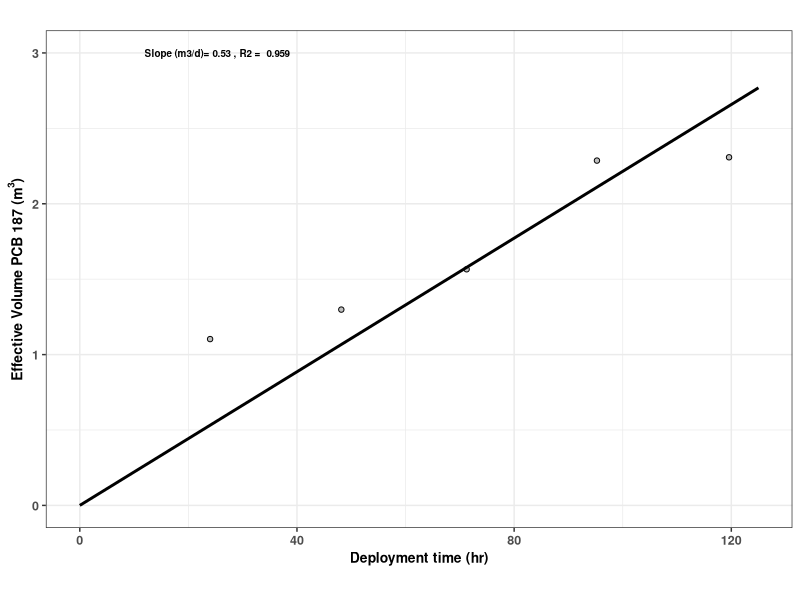
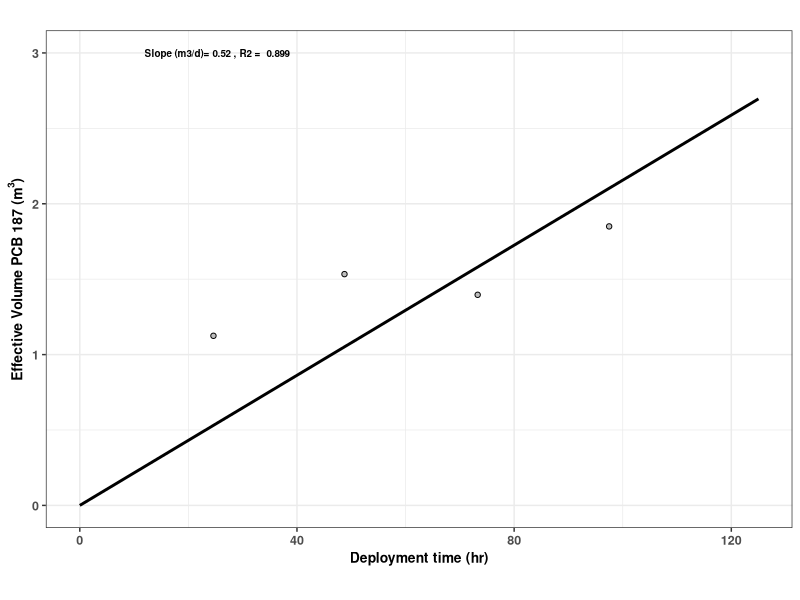
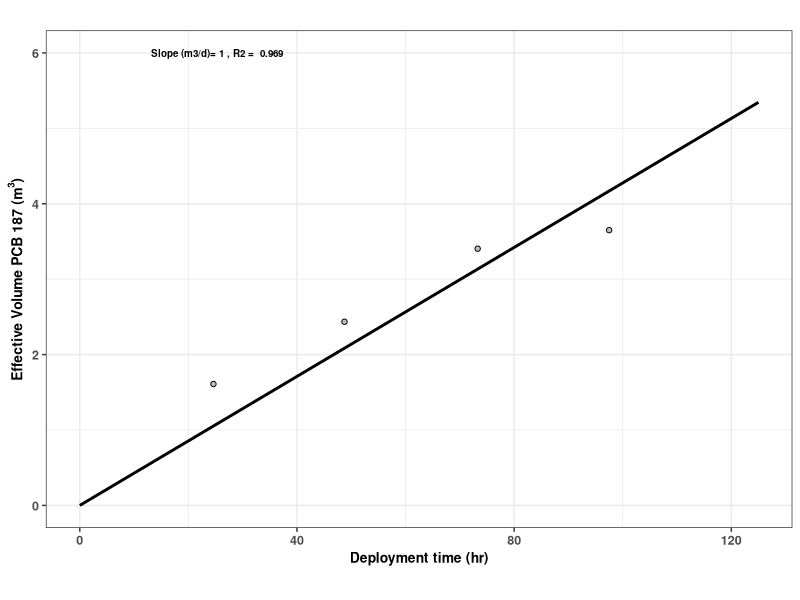

The R script that drew these images, in order:
## Code to individual PCB calculate sampling rates
# for silicone wristbands. Sampling rates were calculated with
# (i) static (2 times) and (ii) rotating set up.

# Install packages
install.packages("readxl") #say no!
install.packages("gridExtra")
install.packages("ggplot2")

# Load libraries
{
  library(readxl)
  library(ggplot2)
  library(gridExtra)
}

# Sampling rates calculations under static conditions ---------------------

# Read data.xlsx
PUF <- data.frame(read_excel("DataStatic.xlsx", sheet = "PUFv2",
                               col_names = TRUE, col_types = NULL))

WB <- data.frame(read_excel("DataStatic.xlsx", sheet = "WDv2",
                                col_names = TRUE, col_types = NULL))

# Remove metadata
WB.1 <- subset(WB, select = -c(sample:time))

# Perform linear regression of WD accumulate mass vs time to check linearity
# create matrix
WBMatrix <- matrix(nrow = length(WB.1), ncol = 3)

for(i in 1:length(WB.1)) {
  fit <- lm(WB.1[,i] ~ WB$time)
  WBMatrix[i,1] <- format(signif(summary(fit)$coef[2,"Estimate"], digits = 2))
  WBMatrix[i,2] <- format(signif(summary(fit)$adj.r.squared, digits = 4))
  WBMatrix[i,3] <- format(signif(summary(fit)$coef[2,"Pr(>|t|)"], digits = 3))
}

colnames(WBMatrix) <-c("slope", "R2", "p-value")
congener <- names(head(WB.1)[0,])
WBMatrix <- cbind(congener, WBMatrix)

# Export
write.csv(WBMatrix, file = "WDLinearity.csv")

# Calculate sampling rate
# Remove sample name of PUFs
PUF.1 <- subset(PUF, select = -c(sample))
# Average individual PCBs from PUF
PUF.mean <- t(colMeans(PUF.1))
# Convert time into days
time <- WB$time/24

# (dMWD/Cair) = Rsdt
# Force intercept 0
# Conditions: Mean of PUF >0, but also all the measurements >0,
# Measurements from WB >3
# Create matrix for sampling rate (SR)
SR <- matrix(nrow = length(WB.1), ncol = 3)

for(i in 1:length(WB.1)) {
  if ((PUF.mean[i] > 0) && (sum(WB.1[i] > 0,
                                na.rm = TRUE) > 3) && (sum(PUF.1[i] > 0,
                                                           na.rm = TRUE) == 4)) {
    fit <- lm(WB.1[,i]/PUF.mean[i] ~ 0 + time)
    SR[i,1] <- format(signif(summary(fit)$coef[1,"Estimate"], digits = 3))
    SR[i,2] <- format(signif(summary(fit)$adj.r.squared, digits = 3))
    SR[i,3] <- format(signif(summary(fit)$coef[1,"Pr(>|t|)"], digits = 3))
  } else {
    SR[i,1] <- 0
    SR[i,2] <- 0
    SR[i,3] <- 0
  }
}

colnames(SR) <-c("Sampling Rate (m3/d)", "R2", "p-value")
congener <- names(head(WB.1)[0,])
SR <- cbind(congener, SR)

#export
write.csv(SR, file = "WDSamplingRate.csv")

# Plots
# Change number congener in [] 

fit1 <- lm(WB.1[, 152]/PUF.mean[152] ~ 0 + time)
ggplot(WB, aes(x = time, y = WB.1[, 152]/PUF.mean[152])) +
  theme_bw() +
  theme(aspect.ratio = 10/15) +
  xlab(expression(bold("Deployment time (hr)"))) +
  ylab(expression(bold("Effective Volume PCB 187 (m"^"3"*")"))) +
  theme(axis.text.y = element_text(face = "bold", size = 9),
        axis.title.y = element_text(face = "bold", size = 10)) +
  theme(axis.text.x = element_text(face = "bold", size = 9),
        axis.title.x = element_text(face = "bold", size = 10)) +
  geom_point(color = "black", shape = 21, fill = "grey", size = 1.5) +
  stat_smooth(method = "lm", col = "black", se = FALSE,
              formula = y ~ 0 + x, fullrange = T) +
  xlim(0, 125) +
  ylim(0, 3) +
  theme(plot.title = element_text(size = 8, face = "bold")) +
  annotate("text", x = 25, y = 3,
           label = paste(" Slope (m3/d)=",
                         signif(summary(fit1)$coef[1,"Estimate"], 2),
                         ", R2 = ", signif(summary(fit1)$adj.r.squared, 3)),
                         size = 2.5, fontface = 2)

# Sampling rates calculations under static and rotating conditions -------------------

# Read data.xlsx
PUF.v2 <- data.frame(read_excel("DataV04.xlsx", sheet = "PUFv3",
                             col_names = TRUE, col_types = NULL))

WB.st <- data.frame(read_excel("DataV03.xlsx", sheet = "WDST",
                            col_names = TRUE, col_types = NULL))

WB.rot <- data.frame(read_excel("DataV03.xlsx", sheet = "WDROT",
                               col_names = TRUE, col_types = NULL))

# Remove metadata
WB.st.2 <- subset(WB.st, select = -c(sample:time))
WB.rot.2 <- subset(WB.rot, select = -c(sample:time))
# Convert time into days
time.2 <- WB.st$time/24

# Calculate sampling rate for stationary 2nd time
# Remove sample name of PUFs
PUF.2 <- subset(PUF.v2, select = -c(Concentration..ng.m3.))
# Average individual PCBs from PUF
PUF.mean.2 <- t(colMeans(PUF.2))

# (dMWD/Cair) = Rsdt
# Force intercept 0
# Conditions: Mean of PUF >0, but also all the measurements >0,
# Measurements from WB >3
# Create matrix for sampling rate (SR)
SR.st <- matrix(nrow = length(WB.st.2), ncol = 3)

for(i in 1:length(WB.st.2)) {
  if (PUF.mean.2[i] > 0) {
    fit <- lm(WB.st.2[,i]/PUF.mean.2[i] ~ 0 + time.2)
    SR.st[i,1] <- format(signif(summary(fit)$coef[1,"Estimate"], digits = 3))
    SR.st[i,2] <- format(signif(summary(fit)$adj.r.squared, digits = 3))
    SR.st[i,3] <- format(signif(summary(fit)$coef[1,"Pr(>|t|)"], digits = 3))
  } else {
    SR.st[i,1] <- 0
    SR.st[i,2] <- 0
    SR.st[i,3] <- 0
  }
}

colnames(SR.st) <-c("Sampling Rate (m3/d)", "R2", "p-value")
congener <- names(head(WB.st.2)[0,])
SR.st <- cbind(congener, SR.st)

#export
write.csv(SR.st, file = "WDSamplingRateStV3.csv")

# Plots
# Change number congener in [] 

fit1 <- lm(WB.st.2[, 153]/PUF.mean.2[153] ~ 0 + time.2)
ggplot(WB.st.2, aes(x = time.2*24, y = WB.st.2[, 153]/PUF.mean.2[153])) +
  theme_bw() +
  theme(aspect.ratio = 10/15) +
  xlab(expression(bold("Deployment time (hr)"))) +
  ylab(expression(bold("Effective Volume PCB 187 (m"^"3"*")"))) +
  theme(axis.text.y = element_text(face = "bold", size = 9),
        axis.title.y = element_text(face = "bold", size = 10)) +
  theme(axis.text.x = element_text(face = "bold", size = 9),
        axis.title.x = element_text(face = "bold", size = 10)) +
  geom_point(color = "black", shape = 21, fill = "grey", size = 1.5) +
  stat_smooth(method = "lm", col = "black", se = FALSE,
              formula = y ~ 0 + x, fullrange = T) +
  xlim(0, 125) +
  ylim(0, 3) +
  theme(plot.title = element_text(size = 7, face = "bold")) +
  annotate("text", x = 25, y = 3,
           label = paste(" Slope (m3/d)=",
                         signif(summary(fit1)$coef[1,"Estimate"], 2),
                         ", R2 = ", signif(summary(fit1)$adj.r.squared, 3)),
           size = 2.5, fontface = 2)

# Calculate sampling rate for rotating
# (dMWD/Cair) = Rsdt
# Force intercept 0
# Conditions: Mean of PUF >0, but also all the measurements > 0,
# Measurements from WB >3
# Create matrix for sampling rate (SR)
SR.rot <- matrix(nrow = length(WB.rot.2), ncol = 3)

for(i in 1:length(WB.rot.2)) {
  if (PUF.mean.2[i] > 0) {
    fit <- lm(WB.rot.2[,i]/PUF.mean.2[i] ~ 0 + time.2)
    SR.rot[i,1] <- format(signif(summary(fit)$coef[1,"Estimate"], digits = 3))
    SR.rot[i,2] <- format(signif(summary(fit)$adj.r.squared, digits = 3))
    SR.rot[i,3] <- format(signif(summary(fit)$coef[1,"Pr(>|t|)"], digits = 3))
  } else {
    SR.rot[i,1] <- 0
    SR.rot[i,2] <- 0
    SR.rot[i,3] <- 0
  }
}

colnames(SR.rot) <-c("Sampling Rate (m3/d)", "R2", "p-value")
congener <- names(head(WB.rot.2)[0,])
SR.rot <- cbind(congener, SR.rot)

#export
write.csv(SR.rot, file = "WDSamplingRateRotV2.csv")

# Plots
# Change number congener in [] 

fit1 <- lm(WB.rot.2[, 153]/PUF.mean.2[153] ~ 0 + time.2)
ggplot(WB.rot.2, aes(x = time.2*24, y = WB.rot.2[, 153]/PUF.mean.2[153])) +
  theme_bw() +
  theme(aspect.ratio = 10/15) +
  xlab(expression(bold("Deployment time (hr)"))) +
  ylab(expression(bold("Effective Volume PCB 187 (m"^"3"*")"))) +
  theme(axis.text.y = element_text(face = "bold", size = 9),
        axis.title.y = element_text(face = "bold", size = 10)) +
  theme(axis.text.x = element_text(face = "bold", size = 9),
        axis.title.x = element_text(face = "bold", size = 10)) +
  geom_point(color = "black", shape = 21, fill = "grey", size = 1.5) +
  stat_smooth(method = "lm", col = "black", se = FALSE,
              formula = y ~ 0 + x, fullrange = T) +
  xlim(0, 125) +
  ylim(0, 6) +
  theme(plot.title = element_text(size = 8, face = "bold")) +
  annotate("text", x = 25, y = 6,
           label = paste(" Slope (m3/d)=",
                         signif(summary(fit1)$coef[1,"Estimate"], 2),
                         ", R2 = ", signif(summary(fit1)$adj.r.squared, 3)),
           size = 2.5, fontface = 2)

